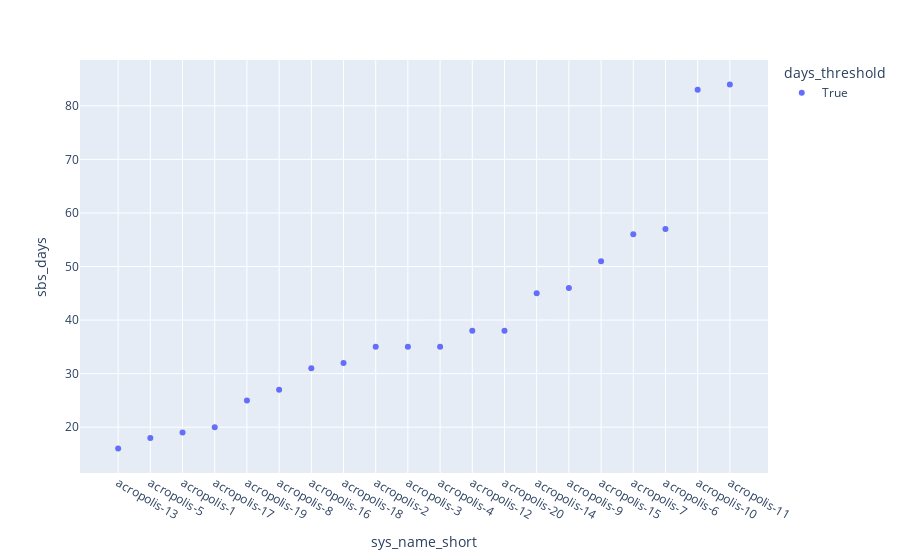

Notebook code for this chart:
### Code cell
# 144 * 10 minute intervals in 1 day - 3 * 10 min intervals in one calibration
# 24* 1h interval in 1 day

df_plot = df_all_sbs_filtered.sort("creation_timestamp") \
    .group_by("sys_name_short") \
    .agg([(pl.col("co2").count() / 24).cast(int).alias("sbs_days"),
          pl.col("system_id"), pl.col("rmse_full_deployment").first()
          ]) \
    .with_columns((pl.col("sbs_days") > 14).alias("days_threshold")) \
    .sort("sbs_days")
    
fig = px.scatter(df_plot, x="sys_name_short", y="sbs_days", color="days_threshold")
fig.show()

### Figure 1 — Plotly figure (JSON) as saved in the notebook; plotly's stock layout.template omitted (floating-point values rounded to 4 significant figures)
{"data": [{"hovertemplate": "days_threshold=True<br>sys_name_short=%{x}<br>sbs_days=%{y}<extra></extra>", "legendgroup": "True", "marker": {"color": "#636efa", "symbol": "circle"}, "mode": "markers", "name": "True", "orientation": "v", "showlegend": true, "type": "scatter", "x": ["acropolis-13", "acropolis-5", "acropolis-1", "acropolis-17", "acropolis-19", "acropolis-8", "acropolis-16", "acropolis-18", "acropolis-2", "acropolis-3", "acropolis-4", "acropolis-12", "acropolis-20", "acropolis-14", "acropolis-9", "acropolis-15", "acropolis-7", "acropolis-6", "acropolis-10", "acropolis-11"], "xaxis": "x", "y": [16, 18, 19, 20, 25, 27, 31, 32, 35, 35, 35, 38, 38, 45, 46, 51, 56, 57, 83, 84], "yaxis": "y"}], "layout": {"legend": {"title": {"text": "days_threshold"}, "tracegroupgap": 0}, "margin": {"t": 60}, "xaxis": {"anchor": "y", "domain": [0, 1], "title": {"text": "sys_name_short"}}, "yaxis": {"anchor": "x", "domain": [0, 1], "title": {"text": "sbs_days"}}}}
